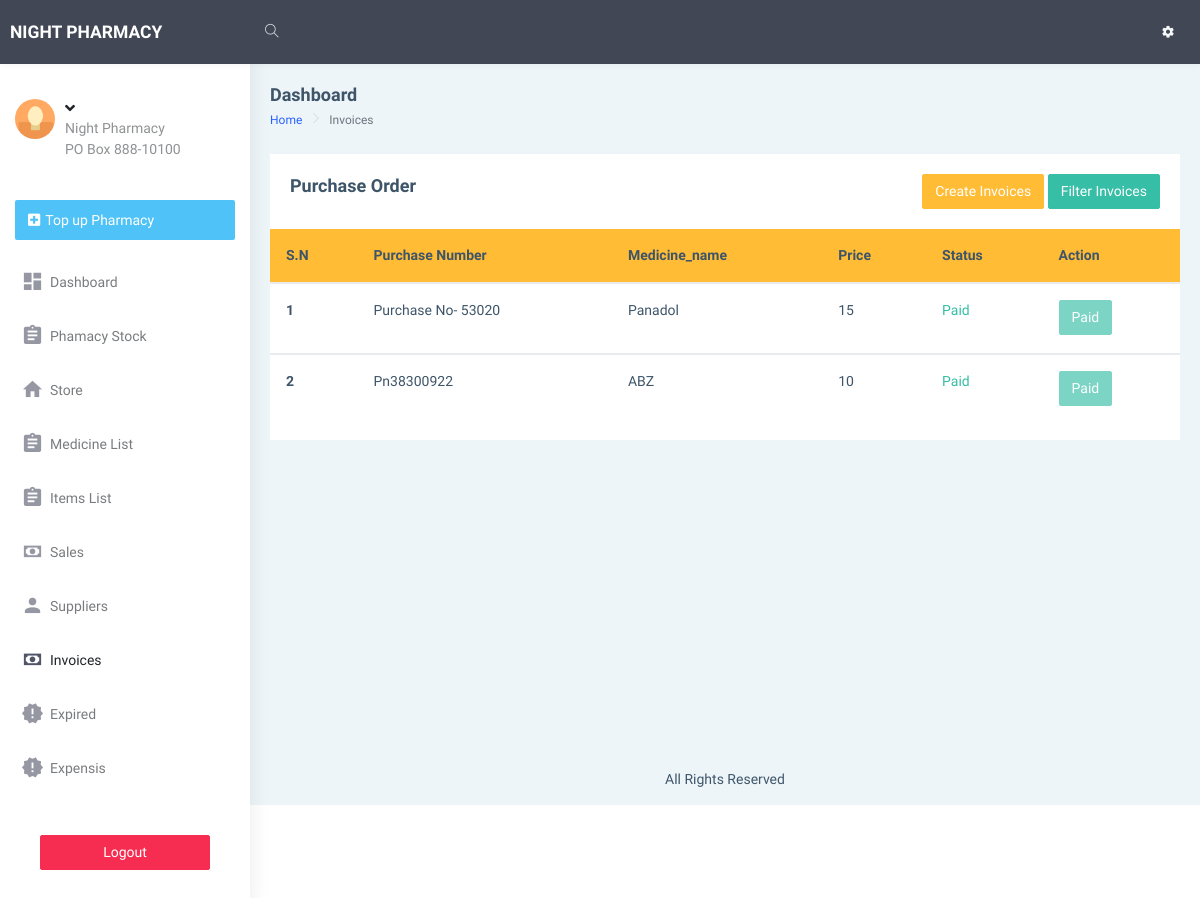
Page /dashboard/invoice.php on the earlier database version.
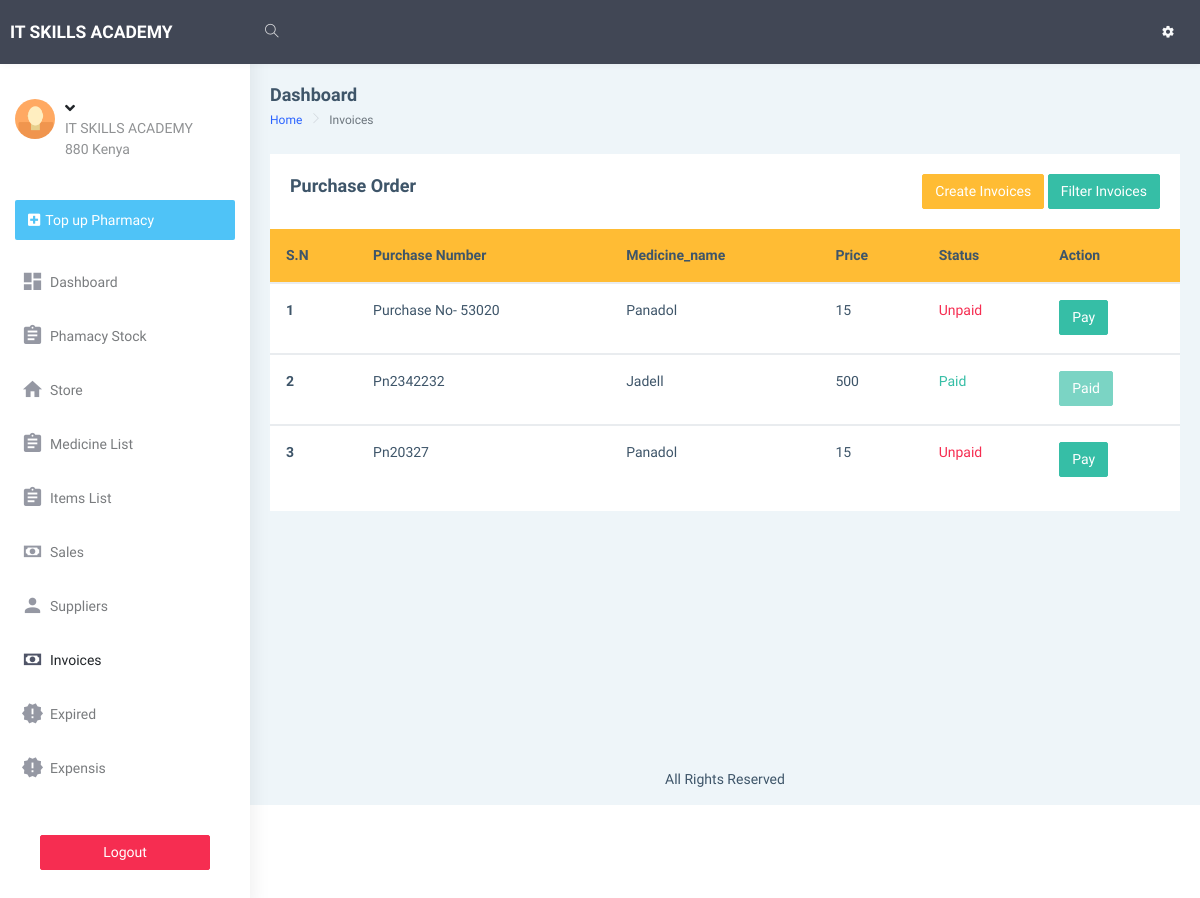
Same page on the later database version.
### tables this page shows
CREATE TABLE `info` (
  `id` int(10) NOT NULL,
  `name` varchar(255) NOT NULL,
  `address` varchar(255) NOT NULL,
  `phone_no` varchar(255) NOT NULL,
  `email` varchar(255) NOT NULL,
  `opening_date` varchar(255) NOT NULL,
  `closing_balance` varchar(255) NOT NULL,
  `opening_balance` varchar(255) NOT NULL
);

CREATE TABLE `purchase_order` (
  `purchase_id` int(10) NOT NULL,
  `medicine_name` varchar(255) NOT NULL,
  `price` varchar(255) NOT NULL,
  `qty` varchar(255) NOT NULL,
  `supplier` varchar(244) NOT NULL,
  `status` varchar(10) NOT NULL DEFAULT '0',
  `purchase_no` varchar(255) NOT NULL,
  `total` varchar(200) NOT NULL
);

### dashboard/invoice.php (the view, shortened to what the changed rows need)
<!DOCTYPE html>
<html dir="ltr" lang="en">
<?php
require "includes/head.php";
?>
<body>
    <div id="main-wrapper" data-layout="vertical" data-navbarbg="skin5" data-sidebartype="full"
        data-sidebar-position="absolute" data-header-position="absolute" data-boxed-layout="full">
        <?php require "includes/header.php"?>
       <?php require "includes/aside.php";?>
        <div class="page-wrapper">
            <div class="container-fluid">
                <div class="row">
                    <div class="col-12">
                        <div class="card">
                            <div class="table-responsive">
                                <table class="table v-middle">
                                    <thead>
                                        <tr class="bg-warning">
                                            <th class="border-top-0">S.N</th>
                                            <th class="border-top-0">Purchase Number</th>
                                            <th class="border-top-0">Medicine_name</th>
                                            <th class="border-top-0">Price</th>
                                            <th class="border-top-0">Status</th>
                                            <th class="border-top-0 col-span-4">Action</th>
                                        </tr>
                                    </thead>
                                    <?php
                                                        require "includes/conn.php";
																			if(isset($_GET['page']))
																				{
																					$page = $_GET['page'];
																				}
																				else
																				{
																					$page = 1;
																				}
																				$num_per_page = 10;
																				$start_from = ($page-1)*10;
                                                        $sql ="SELECT * FROM purchase_order   limit $start_from,$num_per_page";
                                                        $res = mysqli_query($conn,$sql);
                                                        if ($res == TRUE) {
                                                            $count = mysqli_num_rows($res);
                                                            $sn=1;
                                                            if($count > 0){
                                                                while ($rows=mysqli_fetch_assoc($res)) {
                                                                    $purchase_no=$rows['purchase_no'];
                                                                    $medicine_name=$rows['medicine_name'];
                                                                    $price=$rows['price'];
                                                                    $status=$rows['status'];
                                                               ?>
                                    <tbody id="output">
                                        <tr>
                                            <th scope="row"><?php echo $sn++; ?></th>
                                                <td class=' text-bold '><?php echo $purchase_no  ?></td>
                                                <td class=' text-bold '><?php echo $medicine_name  ?></td>
                                                <td class=' text-bold '><?php echo $price  ?></td>
                                                <td class=' text-bold '><?php
                                                        if ($status==0) {
                                                            ?>
                                                            <p class="text-danger">Unpaid</p>
                                                            <?php
                                                        }else {
                                                            ?>
                                                            <p class="text-success">Paid</p>
                                                            <?php
                                                        }
                                                ?></td>
                                            <td>
                                                            <?php
                                                             if ($status==0) {
                                                                ?>
                                                                <a  href="settle_invoice.php?purchase_no=<?php echo "$purchase_no"?>" class="btn btn-success" type="button">Pay</a>
                                                                <?php
                                                            }else {
                                                                ?>
                                                                <a  href="invoice_ind.php?purchase_no=<?php echo "$purchase_no"?>" class="btn btn-success disabled"  type="button">Paid</a>
                                                                <?php
                                                            }
                                                            ?>
                                             </td>
                                        </tr>
                                    </tbody>
                                    <?php
										}
									}
								}
							?>
                                </table>
                            </div>
                        </div>
                    </div>
                </div>
            </div>
        </div>
    </div>
</body>
</html>

### dashboard/includes/header.php (shortened to what the changed rows need)
<header class="topbar" data-navbarbg="skin5">
            <nav class="navbar top-navbar navbar-expand-md navbar-dark">
                <div class="navbar-header" data-logobg="skin5">
                    <a class="navbar-brand" href="index.html">
                        <b class="logo-icon text-uppercase">
                        <?php
                                                        require "includes/conn.php";
                                                        $sql ="SELECT * FROM info";
                                                    $res = mysqli_query($conn,$sql);
                                                    if ($res == TRUE) {
                                                        $count = mysqli_num_rows($res);
                                                        if($count > 0){
                                                            while ($rows=mysqli_fetch_assoc($res)) {
                                                                $name=$rows['name'];
                                                                $address=$rows['address'];
                                                           ?>
                                             <?php echo $name;?>
                                                                <?php
                                                            }
                                                        }
                                                    }
                                                ?>
                        </b>
                    </a>
                </div>
            </nav>
        </header>

### dashboard/includes/aside.php (shortened to what the changed rows need)
<aside class="left-sidebar" data-sidebarbg="skin6">
           <div class="scroll-sidebar">
               <nav class="sidebar-nav">
                   <ul id="sidebarnav">
                       <li>
                           <div class="user-profile d-flex no-block dropdown m-t-20">
                               <div class="user-content hide-menu m-l-10">
                                   <a href="javascript:void(0)" class="" id="Userdd" role="button"
                                       data-toggle="dropdown" aria-haspopup="true" aria-expanded="false">
                                       <h5 class="m-b-0 user-name font-medium"><?php if(isset($_SESSION['sessionUsername'])){
                                           }?> <i
                                               class="fa fa-angle-down"></i></h5>
                                       <span class="op-5 user-email"><?php echo $name;?> </span><br>
                                       <span class="op-5 user-email"><?php echo $address;?> </span>
                                   </a>
                               </div>
                           </div>
                       </li>
                   </ul>
               </nav>
           </div>
       </aside>

Differences in the rows shown:
removed purchase_order: purchase_no "Pn38300922", medicine_name "ABZ", price "10", status "Paid"
changed info: name "NIGHT PHARMACY" → "IT SKILLS ACADEMY"; name "Night Pharmacy" → "IT SKILLS ACADEMY"; address "PO Box 888-10100" → "880 Kenya"
changed purchase_order "Purchase No- 53020": status "Paid Paid" → "Unpaid Pay"
added purchase_order: purchase_no "Pn2342232", medicine_name "Jadell", price "500", status "Paid"
added purchase_order: purchase_no "Pn20327", medicine_name "Panadol", price "15", status "Unpaid"
